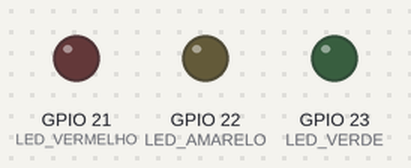
A sketch run on a simulated ESP32. On the bench: output pins drawn as LEDs (lit = HIGH). WiFi joins after 1.5 s; servers stay silent unless stated; web services answer with replies made up by the test bench; what the sketch prints to the serial monitor is not drawn.

Above: at 1.1 s.
At 32.6 s:
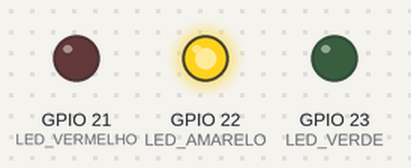
At 77.6 s:
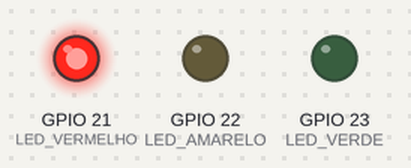
At 107.6 s:
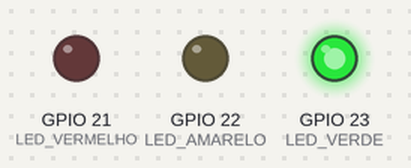
Timing chart, 0 to 109.1 s (numbered marks = the images above):
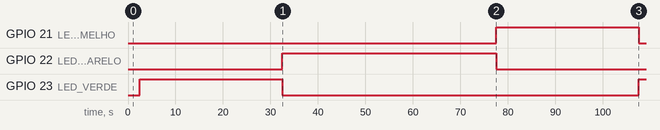

The sketch:

wowki.ino
```cpp
#include <WiFi.h>
#include <HTTPClient.h>

const char* WIFI_SSID  = "Wokwi-GUEST";
const char* WIFI_PASS  = "";

const char* TS_SERVER  = "http://api.thingspeak.com/update";
const char* TS_API_KEY = "RVFSGCR8NTA1RSII";

const int LED_VERDE      = 23;
const int LED_AMARELO    = 22;
const int LED_VERMELHO   = 21;

int motoId      = 1;
int estadoAtual = 0;

struct StatusInfo {
  int codigo;
  const char* texto;
  int ledPin;
};

StatusInfo statuses[] = {
  {0, "DESLIGADO",  -1},
  {1, "PRONTA",     LED_VERDE},
  {2, "PENDENTE",   LED_AMARELO},
  {3, "MANUTENCAO", LED_VERMELHO}
};

struct EventoDia {
  unsigned long durMs;
  int statusCodigo;
};

EventoDia roteiroDia[] = {
  { 30000, 1 },
  { 45000, 2 },
  { 30000, 3 },
  { 45000, 1 }
};

const int QTD_EVENTOS = sizeof(roteiroDia) / sizeof(roteiroDia[0]);

int eventoAtual = 0;
unsigned long inicioEventoMs = 0;

void apagarLeds() {
  digitalWrite(LED_VERDE,   LOW);
  digitalWrite(LED_AMARELO, LOW);
  digitalWrite(LED_VERMELHO,LOW);
}

void conectarWiFi() {
  if (WiFi.status() == WL_CONNECTED) return;

  Serial.print("Conectando WiFi: ");
  Serial.println(WIFI_SSID);

  WiFi.begin(WIFI_SSID, WIFI_PASS);
  int tentativas = 0;

  while (WiFi.status() != WL_CONNECTED && tentativas < 40) {
    delay(250);
    Serial.print(".");
    tentativas++;
  }

  if (WiFi.status() == WL_CONNECTED) {
    Serial.println("\nWiFi conectado!");
    Serial.print("IP: ");
    Serial.println(WiFi.localIP());
  } else {
    Serial.println("\nFalha ao conectar WiFi");
  }
}

void enviarThingSpeak(int statusCodigo) {
  if (WiFi.status() != WL_CONNECTED) {
    conectarWiFi();
  }

  if (WiFi.status() != WL_CONNECTED) {
    Serial.println("Sem WiFi, nao envia para ThingSpeak.");
    return;
  }

  int patio = (statusCodigo == 1) ? 1 : 0;

  HTTPClient http;
  http.setConnectTimeout(5000);

  String url = String(TS_SERVER);
  url += "?api_key=";
  url += TS_API_KEY;
  url += "&field2=";
  url += patio;

  Serial.print("Enviando para field2: ");
  Serial.println(url);

  http.begin(url);
  int httpResponseCode = http.GET();

  if (httpResponseCode == 200) {
    Serial.println("✓ Enviado com sucesso!");
    String payload = http.getString();
    Serial.print("Resposta: ");
    Serial.println(payload);
  } else {
    Serial.print("✗ Erro HTTP: ");
    Serial.println(httpResponseCode);
  }

  http.end();
  delay(2000);  // Aguarda 2 segundos antes de próximo envio
}

void aplicarStatus(int novoStatus) {
  estadoAtual = novoStatus;

  apagarLeds();
  if (statuses[estadoAtual].ledPin != -1) {
    digitalWrite(statuses[estadoAtual].ledPin, HIGH);
  }

  Serial.print("Moto ");
  Serial.print(motoId);
  Serial.print(" -> Status: ");
  Serial.println(statuses[estadoAtual].texto);

  enviarThingSpeak(estadoAtual);
}

void setup() {
  Serial.begin(115200);
  delay(1000);

  pinMode(LED_VERDE,   OUTPUT);
  pinMode(LED_AMARELO, OUTPUT);
  pinMode(LED_VERMELHO,OUTPUT);

  apagarLeds();

  Serial.println("Iniciando ESP32 EasyMoto IoT - Simulacao Dia Moto 1...");
  conectarWiFi();

  eventoAtual    = 0;
  inicioEventoMs = millis();
  aplicarStatus(roteiroDia[eventoAtual].statusCodigo);
}

void loop() {
  unsigned long agora    = millis();
  unsigned long durAtual = roteiroDia[eventoAtual].durMs;

  if (agora - inicioEventoMs >= durAtual) {
    eventoAtual++;
    if (eventoAtual >= QTD_EVENTOS) {
      eventoAtual = 0;
    }

    inicioEventoMs = agora;
    aplicarStatus(roteiroDia[eventoAtual].statusCodigo);
  }

  delay(100);
}
```

Measured:
- by itself, GPIO 21 (LED_VERMELHO): LOW → HIGH at 77.6 s, → LOW 30.0 s later
- by itself, GPIO 22 (LED_AMARELO): LOW → HIGH at 32.5 s, → LOW 45.0 s later
- by itself, GPIO 23 (LED_VERDE): HIGH → LOW at 32.5 s, → HIGH 75.1 s later
